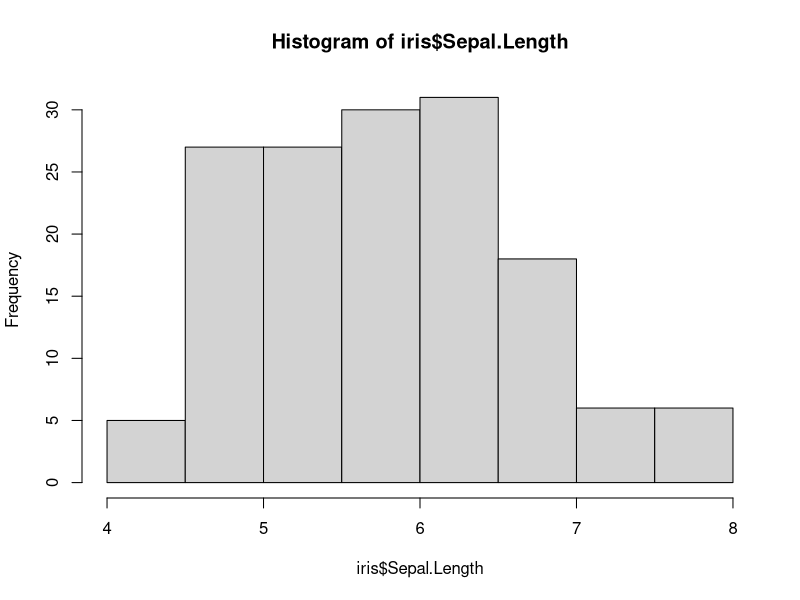
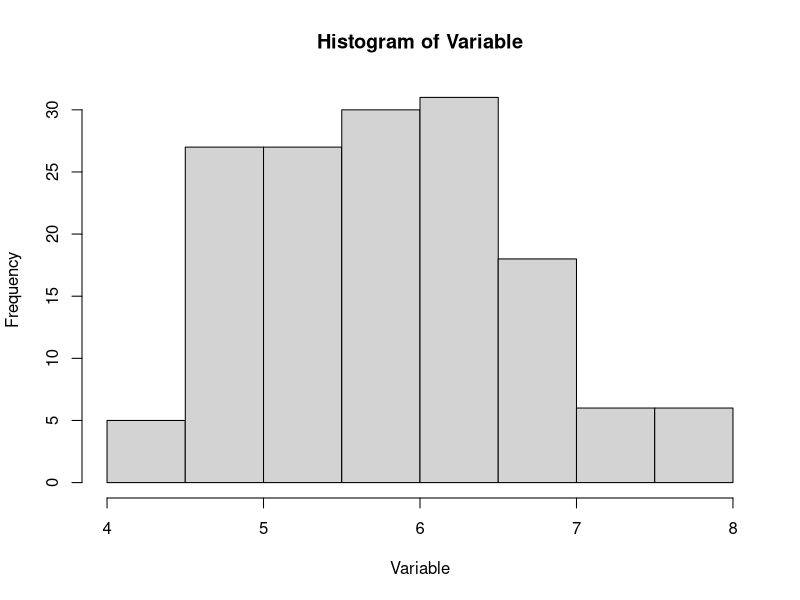
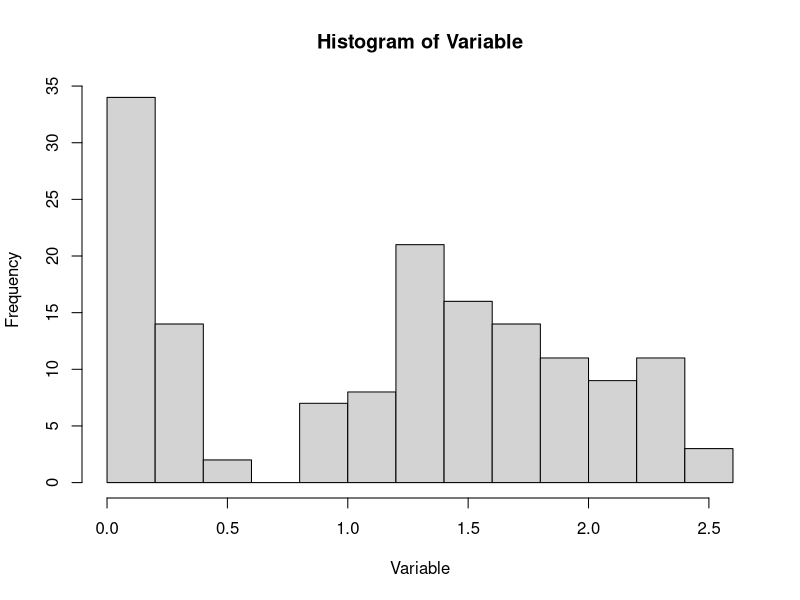

These charts were generated, in order, by the following R code:
## ---- chunk 1
knitr::opts_chunk$set(echo = TRUE)
## ---- chunk 2
iris
## ---- chunk 3
head(iris)
## ---- chunk 4
tail(iris)
## ---- chunk 5
dim(iris)
## ---- chunk 6
summary(iris)
## ---- chunk 7
str(iris)
## ---- chunk 8
head(iris)
q <- iris + 2
head(q)
## ---- chunk 9
color <- c("rojo", "azul", "verde", "amarillo", "morado")
color
## ---- chunk 10
color[4]
## ---- chunk 11
color[5]
## ---- chunk 12
color[1:3]
## ---- chunk 13
color[-3]
## ---- chunk 14
color[c(-1,-5)]
## ---- chunk 15
head(iris)
## ---- chunk 16
iris[1,2]
## ---- chunk 17
iris[1,]
## ---- chunk 18
iris[,1]
## ---- chunk 19
iris[,c(1,3,5)]
## ---- chunk 20
iris[c(1,3,5),]
## ---- chunk 21
iris[c(1,3),c(1,3)]
## ---- chunk 22
iris[1:50, c(1,3)]
## ---- chunk 23
names(iris)
## ---- chunk 24
iris["Sepal.Length"]
## ---- chunk 25
q2 <- iris[iris$Petal.Length >= 5.5,]
summary(q2)
## ---- chunk 26
q3 <- iris[iris$Petal.Length >= 1.5 & iris$Species== "setosa",]
summary(q3)
## ---- chunk 27
area_cuadrado <- function(lado){
  lado*lado
}
## ---- chunk 28
area_cuadrado(lado = 4)
## ---- chunk 29
hist(iris$Sepal.Length)
## ---- chunk 30
estadisticos_grafica <- function(Variable){
  hist(Variable)
  summary(Variable)
}
## ---- chunk 31
estadisticos_grafica(Variable = iris$Sepal.Length)
## ---- chunk 32
estadisticos_grafica(iris$Petal.Width)
## ---- chunk 33
escolaridad <- c("primaria","secundaria")
ingresos <- c(100,200)
obj <- cbind(escolaridad,ingresos)
obj
obj2 <- rbind(obj, c("preparatoria", 300))
obj2
## ---- chunk 34
if(5>3){"Verdadero"}else{"falso"}
## ---- chunk 35
promedio <- function(calificaciones){
  prom <- mean(calificaciones)
  
  if(prom >= 6.6){"Pasa el año"}else{"Reprueba"}
}
## ---- chunk 36
alumno1 <- promedio(c(7,8.8,8.5))
alumno1
